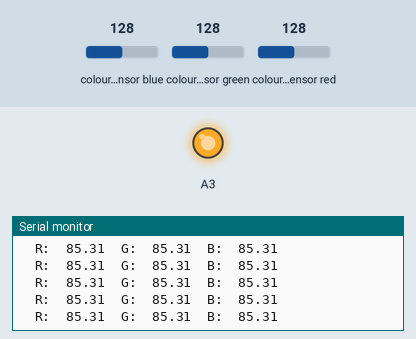
Simulated run of this sketch. Board: Arduino Uno, built with avr-gcc and run on an emulated ATmega328P. Parts: output pins drawn as LEDs (lit = HIGH), the last lines printed to the serial monitor. Inputs (shaded band) come from the test bench; at power-on: colour sensor blue 128, colour sensor green 128, colour sensor red 128.

Above: at 1.2 s.
1.3 s: colour sensor blue set to 5
At 1.54 s:
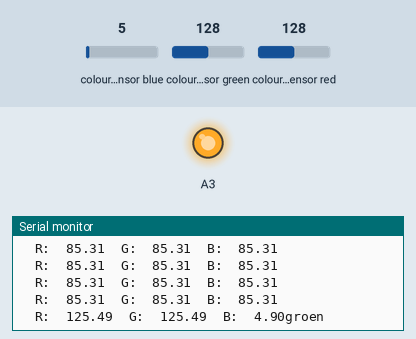
3.3 s: colour sensor green set to 5
At 3.66 s:
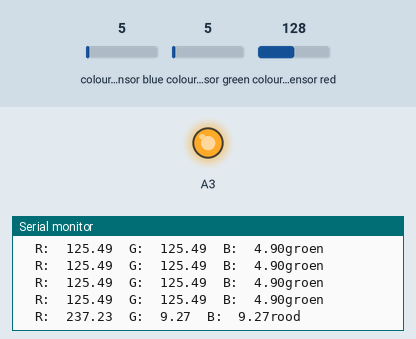

Measured:
- after the input at 1.3 s, the serial monitor: prints a new line after 0.08 s (image 1)
- after the input at 3.3 s, the serial monitor: prints a new line after 0.20 s (image 2)

The sketch:

SDC_6_color_sensor2.ino
```cpp
#include <Wire.h>
#include "Adafruit_TCS34725.h"

Adafruit_TCS34725 tcs = Adafruit_TCS34725(TCS34725_INTEGRATIONTIME_50MS, TCS34725_GAIN_4X);

void setup() {
  Serial.begin(9600);
  Serial.println("Color View Test!");

  pinMode( A3, OUTPUT );
  digitalWrite(A3, HIGH );
  if (tcs.begin()) {
    Serial.println("Found sensor");
  } else {
    Serial.println("No TCS34725 found ... check your connections");
    while (1); // halt!
  }
}


void loop() {
  uint16_t clear, red, green, blue;

  delay(60);  // Sensor takes 50ms to read
  tcs.getRawData(&red, &green, &blue, &clear);

  // Figure out some basic hex code for visualization
  uint32_t sum = clear;
  float r, g, b;
  r = red; r /= sum;
  g = green; g /= sum;
  b = blue; b /= sum;
  r *= 256;
  g *= 256;
  b *= 256;

  Serial.print("\tR:\t"); Serial.print(r);
  Serial.print("\tG:\t"); Serial.print(g);
  Serial.print("\tB:\t"); Serial.print(b);

  // adjust values so they work for you.
  // compare the RGB values to the neutral (no object) values!
  if ( r > 160 && g < 80 && b < 60 ) {
    Serial.print( "rood" );
  } else if ( r > 85 && g > 110 && b < 60 ) {
    Serial.print( "groen" );
  } else if ( r < 70 && g > 105 && b > 84 ) {
    Serial.print( "blauw" );
  }
  Serial.println();
  delay(100);
}
```
